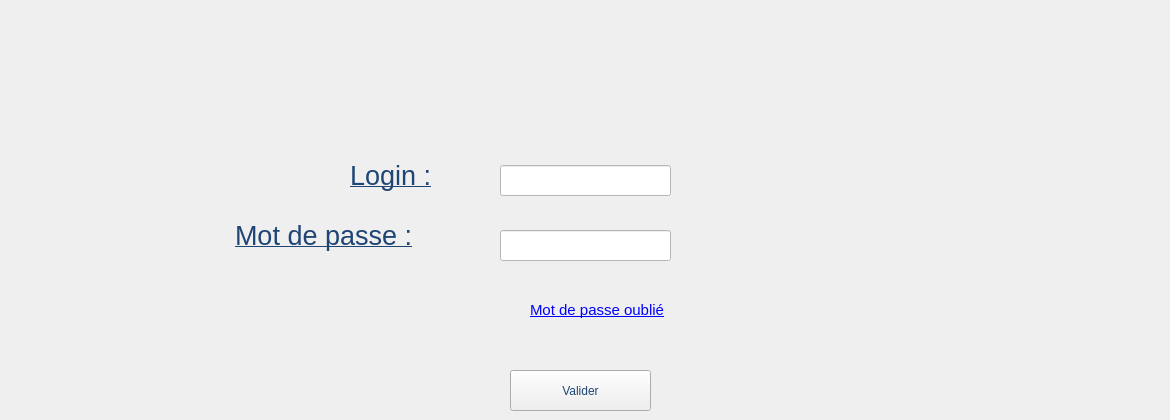
    <widget class="QWidget" name="login">
     <widget class="QLabel" name="label">
      <property name="geometry">
       <rect>
        <x>350</x>
        <y>150</y>
        <width>111</width>
        <height>51</height>
       </rect>
      </property>
      <property name="styleSheet">
       <string notr="true">color: rgb(31, 69, 116);</string>
      </property>
      <property name="text">
       <string>&lt;html&gt;&lt;head/&gt;&lt;body&gt;&lt;p&gt;&lt;span style=&quot; font-size:20pt; text-decoration: underline;&quot;&gt;Login :&lt;/span&gt;&lt;/p&gt;&lt;/body&gt;&lt;/html&gt;</string>
      </property>
     </widget>
     <widget class="QLabel" name="label_2">
      <property name="geometry">
       <rect>
        <x>235</x>
        <y>210</y>
        <width>221</width>
        <height>51</height>
       </rect>
      </property>
      <property name="styleSheet">
       <string notr="true">color: rgb(31, 69, 116);</string>
      </property>
      <property name="text">
       <string>&lt;html&gt;&lt;head/&gt;&lt;body&gt;&lt;p&gt;&lt;span style=&quot; font-size:20pt; text-decoration: underline;&quot;&gt;Mot de passe :&lt;/span&gt;&lt;/p&gt;&lt;/body&gt;&lt;/html&gt;</string>
      </property>
     </widget>
     <widget class="QLineEdit" name="lineEdit">
      <property name="geometry">
       <rect>
        <x>500</x>
        <y>165</y>
        <width>171</width>
        <height>31</height>
       </rect>
      </property>
      <property name="styleSheet">
       <string notr="true">background-color: rgb(255, 255, 255);</string>
      </property>
     </widget>
     <widget class="QLineEdit" name="lineEdit_2">
      <property name="geometry">
       <rect>
        <x>500</x>
        <y>230</y>
        <width>171</width>
        <height>31</height>
       </rect>
      </property>
      <property name="styleSheet">
       <string notr="true">background-color: rgb(255, 255, 255);</string>
      </property>
     </widget>
     <widget class="QLabel" name="labelLien">
      <property name="geometry">
       <rect>
        <x>530</x>
        <y>300</y>
        <width>171</width>
        <height>21</height>
       </rect>
      </property>
      <property name="text">
       <string>&lt;html&gt;&lt;head/&gt;&lt;body&gt;&lt;p&gt;&lt;span style=&quot; font-size:11pt; text-decoration: underline; color:#0000ff;&quot;&gt;Mot de passe oublié&lt;/span&gt;&lt;/p&gt;&lt;/body&gt;&lt;/html&gt;</string>
      </property>
     </widget>
     <widget class="QPushButton" name="valider">
      <property name="geometry">
       <rect>
        <x>510</x>
        <y>370</y>
        <width>141</width>
        <height>41</height>
       </rect>
      </property>
      <property name="styleSheet">
       <string notr="true">color: rgb(31, 69, 116);</string>
      </property>
      <property name="text">
       <string>Valider</string>
      </property>
     </widget>
     <widget class="QLabel" name="label_20">
      <property name="geometry">
       <rect>
        <x>920</x>
        <y>20</y>
        <width>241</width>
        <height>251</height>
       </rect>
      </property>
      <property name="text">
       <string/>
      </property>
      <property name="pixmap">
       <pixmap>../../Pictures/image/logor.jpg</pixmap>
      </property>
      <property name="scaledContents">
       <bool>true</bool>
      </property>
      <property name="margin">
       <number>14</number>
      </property>
     </widget>
    </widget>
